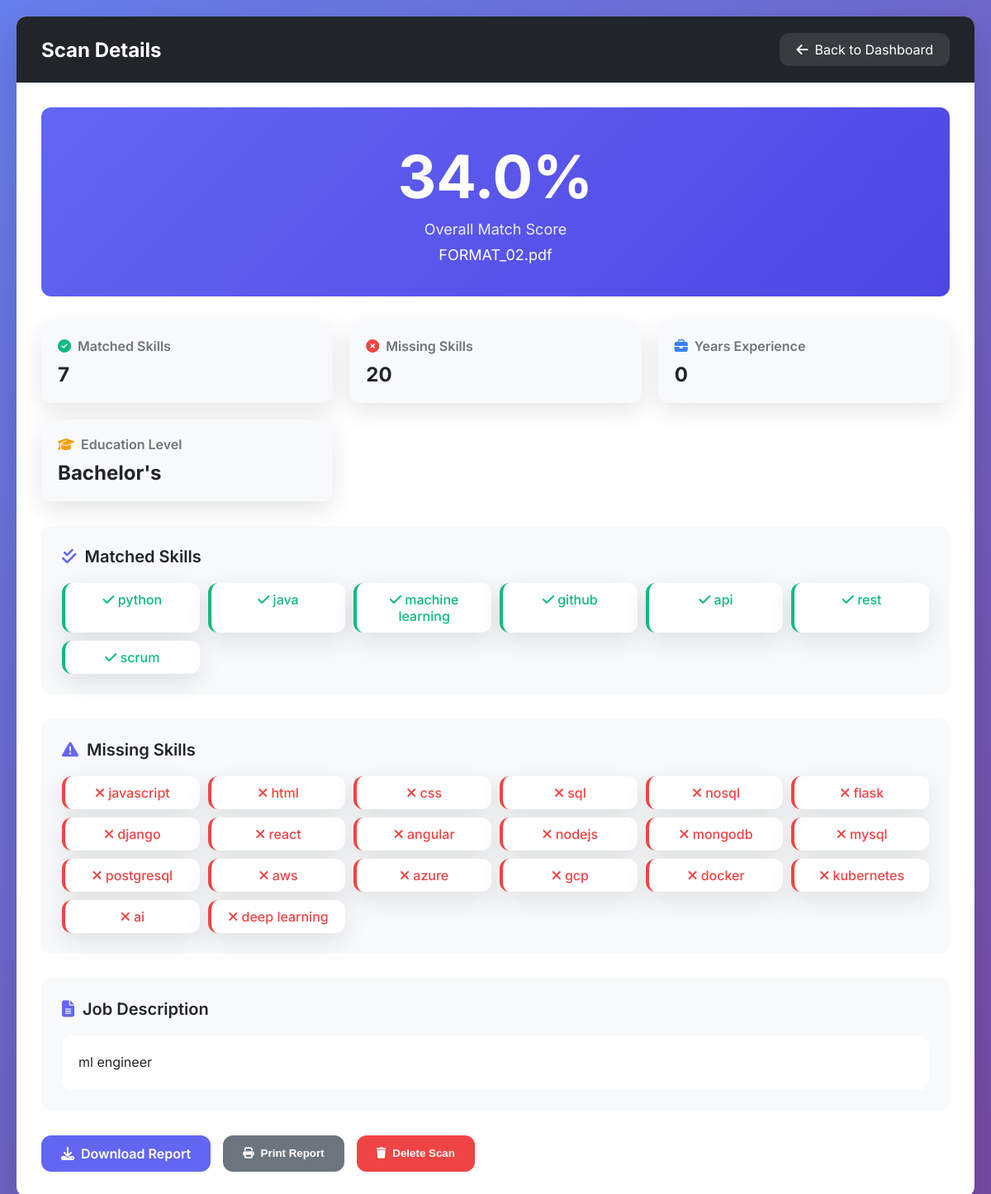
Screenshot of /view_scan/63 (signed in) with the database file from the repository.
### tables this page shows
CREATE TABLE scans (
            id INTEGER PRIMARY KEY AUTOINCREMENT,
            user_id INTEGER,
            filename TEXT,
            job_description TEXT,
            similarity_score REAL,
            matched_skills TEXT,
            missing_skills TEXT,
            scan_date TIMESTAMP DEFAULT CURRENT_TIMESTAMP, years_experience INTEGER DEFAULT 0, education_level INTEGER DEFAULT 0,
            FOREIGN KEY (user_id) REFERENCES users (id)
        );

### app.py (the view, shortened to what this page needs)
@app.route("/view_scan/<int:scan_id>")
def view_scan(scan_id):
    if "username" not in session:
        flash("Please login first.", "error")
        return redirect(url_for("login"))
    conn = get_db_connection()
    if conn is None:
        flash("Database connection error", "error")
        return redirect(url_for("dashboard"))
    try:
        c = conn.cursor()
        c.execute("PRAGMA table_info(scans)")
        columns = [row[1] for row in c.fetchall()]
        has_years_experience = 'years_experience' in columns
        has_education_level = 'education_level' in columns
        if has_years_experience and has_education_level:
            c.execute("""
                SELECT id, filename, job_description, similarity_score, matched_skills, missing_skills,
                       years_experience, education_level
                FROM scans
                WHERE id=? AND user_id=?
            """, (scan_id, session["user_id"]))
        scan = c.fetchone()
        conn.close()
        if not scan:
            flash("Scan not found or you don't have permission to view it.", "error")
            return redirect(url_for("dashboard"))
        matched_skills = [s.strip() for s in scan[4].split(',') if s.strip()] if scan[4] else []
        missing_skills = [s.strip() for s in scan[5].split(',') if s.strip()] if scan[5] else []
        logger.info(f"Viewing scan {scan_id} - {scan[1]}")
        return render_template("scan_details.html",
                             scan=scan,
                             matched_skills=matched_skills,
                             missing_skills=missing_skills)
    except Exception as e:
        logger.error(f"Error loading scan details: {str(e)}", exc_info=True)
        flash("Error loading scan details", "error")
        return redirect(url_for("dashboard"))

### app.py (called while the page is built)
def get_db_connection():
    try:
        conn = sqlite3.connect("users.db", timeout=30.0)
        conn.execute("PRAGMA busy_timeout = 30000")  # 30 seconds timeout
        return conn
    except Exception as e:
        logger.error(f"Database connection error: {e}")
        return None

### templates/scan_details.html (shortened to what this page needs)
<!DOCTYPE html>
<html lang="en">
<head>
    <link href="https://cdnjs.cloudflare.com/ajax/libs/font-awesome/6.4.0/css/all.min.css" rel="stylesheet">
</head>
<body>
    <div class="container">
        <div class="header">
            <h1>Scan Details</h1>
            <a href="{{ url_for('dashboard') }}" class="back-btn">
                <i class="fas fa-arrow-left"></i>
                Back to Dashboard
            </a>
        </div>
        <div class="content">
            <div class="score-section">
                <div class="score-value">{{ "%.1f"|format(scan[3]) }}%</div>
                <div class="score-label">Overall Match Score</div>
                <div style="margin-top: 10px; font-size: 18px;">{{ scan[1] }}</div>
            </div>
            <div class="details-grid">
                <div class="detail-card">
                    <div class="detail-title">
                        <i class="fas fa-check-circle" style="color: var(--success);"></i>
                        Matched Skills
                    </div>
                    <div class="detail-value">{{ matched_skills|length }}</div>
                </div>
                <div class="detail-card">
                    <div class="detail-title">
                        <i class="fas fa-times-circle" style="color: var(--danger);"></i>
                        Missing Skills
                    </div>
                    <div class="detail-value">{{ missing_skills|length }}</div>
                </div>
                <div class="detail-card">
                    <div class="detail-title">
                        <i class="fas fa-briefcase" style="color: var(--info);"></i>
                        Years Experience
                    </div>
                    <div class="detail-value">{{ scan[6] if scan|length > 6 else 0 }}</div>
                </div>
                <div class="detail-card">
                    <div class="detail-title">
                        <i class="fas fa-graduation-cap" style="color: var(--warning);"></i>
                        Education Level
                    </div>
                    <div class="detail-value">
                        {% if scan|length > 7 %}
                            {% if scan[7] == 5 %}PhD
                            {% elif scan[7] == 4 %}Master's
                            {% elif scan[7] == 3 %}Bachelor's
                            {% elif scan[7] == 2 %}Diploma
                            {% elif scan[7] == 1 %}High School
                            {% else %}Not Specified
                            {% endif %}
                        {% else %}
                            Not Specified
                        {% endif %}
                    </div>
                </div>
            </div>
            {% if matched_skills %}
            <div class="skills-section">
                <div class="section-title">
                    <i class="fas fa-check-double"></i>
                    Matched Skills
                </div>
                <div class="skills-grid">
                    {% for skill in matched_skills %}
                    <div class="skill-badge matched">
                        <i class="fas fa-check"></i> {{ skill }}
                    </div>
                    {% endfor %}
                </div>
            </div>
            {% endif %}
            {% if missing_skills %}
            <div class="skills-section">
                <div class="section-title">
                    <i class="fas fa-exclamation-triangle"></i>
                    Missing Skills
                </div>
                <div class="skills-grid">
                    {% for skill in missing_skills %}
                    <div class="skill-badge missing">
                        <i class="fas fa-times"></i> {{ skill }}
                    </div>
                    {% endfor %}
                </div>
            </div>
            {% endif %}
            <div class="job-desc-section">
                <div class="section-title">
                    <i class="fas fa-file-alt"></i>
                    Job Description
                </div>
                <div class="job-desc-text">
                    {{ scan[2] }}
                </div>
            </div>
            <div class="action-buttons">
                <a href="/download_scan/{{ scan[0] }}" class="btn btn-primary">
                    <i class="fas fa-download"></i>
                    Download Report
                </a>
                <button class="btn btn-secondary" onclick="window.print()">
                    <i class="fas fa-print"></i>
                    Print Report
                </button>
                <button class="btn btn-danger" onclick="deleteScan({{ scan[0] }})">
                    <i class="fas fa-trash"></i>
                    Delete Scan
                </button>
            </div>
        </div>
    </div>
</body>
</html>

### templates/scan_details.html (style rules this page uses)
:root { --primary: #6366f1; --primary-dark: #4f46e5; --secondary: #8b5cf6; --success: #10b981; --warning: #f59e0b; --danger: #ef4444; --info: #3b82f6; --light: #f8f9fa; --dark: #212529; --white: #ffffff; --gray: #6c757d; --border-radius: 12px; --transition: all 0.3s cubic-bezier(0.4, 0, 0.2, 1); --shadow: 0 10px 30px rgba(0, 0, 0, 0.1); --shadow-lg: 0 20px 40px rgba(0, 0, 0, 0.15); }
* { margin: 0; padding: 0; box-sizing: border-box; }
body { font-family: 'Inter', sans-serif; background: linear-gradient(135deg, #667eea 0%, #764ba2 100%); min-height: 100vh; color: var(--dark); padding: 20px; }
.container { max-width: 1200px; margin: 0 auto; background: var(--white); border-radius: var(--border-radius); box-shadow: var(--shadow-lg); overflow: hidden; }
.header { background: var(--dark); color: var(--white); padding: 20px 30px; display: flex; justify-content: space-between; align-items: center; }
.header h1 { font-size: 24px; font-weight: 700; }
.back-btn { background: rgba(255, 255, 255, 0.1); color: var(--white); border: none; padding: 10px 20px; border-radius: var(--border-radius); cursor: pointer; transition: var(--transition); display: flex; align-items: center; gap: 8px; text-decoration: none; }
.content { padding: 30px; }
.score-section { background: linear-gradient(135deg, var(--primary), var(--primary-dark)); color: var(--white); padding: 40px; border-radius: var(--border-radius); margin-bottom: 30px; text-align: center; }
.score-value { font-size: 72px; font-weight: 700; margin-bottom: 10px; }
.score-label { font-size: 18px; opacity: 0.9; }
.details-grid { display: grid; grid-template-columns: repeat(auto-fit, minmax(300px, 1fr)); gap: 20px; margin-bottom: 30px; }
.detail-card { background: var(--light); border-radius: var(--border-radius); padding: 20px; box-shadow: var(--shadow); }
.detail-title { font-size: 16px; font-weight: 600; color: var(--gray); margin-bottom: 10px; display: flex; align-items: center; gap: 8px; }
.detail-value { font-size: 24px; font-weight: 700; color: var(--dark); }
.skills-section { background: var(--light); border-radius: var(--border-radius); padding: 25px; margin-bottom: 30px; }
.section-title { font-size: 20px; font-weight: 600; margin-bottom: 20px; display: flex; align-items: center; gap: 10px; }
.section-title i { color: var(--primary); }
.skills-grid { display: grid; grid-template-columns: repeat(auto-fill, minmax(150px, 1fr)); gap: 10px; }
.skill-badge { background: var(--white); padding: 10px 15px; border-radius: var(--border-radius); text-align: center; font-weight: 500; box-shadow: var(--shadow); transition: var(--transition); }
.skill-badge.matched { border-left: 4px solid var(--success); color: var(--success); }
.skill-badge.missing { border-left: 4px solid var(--danger); color: var(--danger); }
.job-desc-section { background: var(--light); border-radius: var(--border-radius); padding: 25px; }
.job-desc-text { background: var(--white); padding: 20px; border-radius: var(--border-radius); max-height: 300px; overflow-y: auto; line-height: 1.6; color: var(--dark); }
.action-buttons { display: flex; gap: 15px; margin-top: 30px; flex-wrap: wrap; }
.btn { padding: 12px 24px; border: none; border-radius: var(--border-radius); font-weight: 600; cursor: pointer; transition: var(--transition); display: flex; align-items: center; gap: 8px; text-decoration: none; }
.btn-primary { background: var(--primary); color: var(--white); }
.btn-secondary { background: var(--gray); color: var(--white); }
.btn-danger { background: var(--danger); color: var(--white); }

### rows the page displays
scans: similarity_score "34.0", filename "FORMAT_02.pdf", years_experience "0", job_description "ml engineer"

### other values shown
{{ matched_skills|length }} "7"
{{ missing_skills|length }} "20"
{{ skill }} "python" "java" "machine learning" "github" "api" "rest" "scrum"
{{ skill }} "javascript" "html" "css" "sql" "nosql" "flask" "django" "react" "angular" "nodejs" "mongodb" "mysql" "postgresql" "aws" "azure" "gcp" "docker" "kubernetes" "ai" "deep learning"
